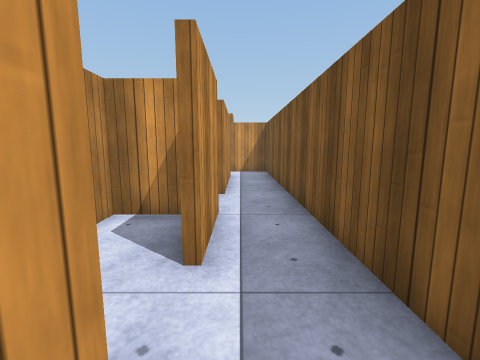
view 1 (above)

12 first-person views from a walk through a 3-D level made in the Unity game engine. The camera is 1.3 m above the floor, tilts 8° down and sees 90° across. The floor is counted in squares, 1 m on a side. Each view is taken from the middle of a square. On the plan, view 1 faces up. The plan holds only what a view shows up to about 12 squares ahead; the rest is blank. The player character is not drawn. Door leaves are left out, so doorways stand open. Surface patterns are stand-ins for the level's own textures.

view 2
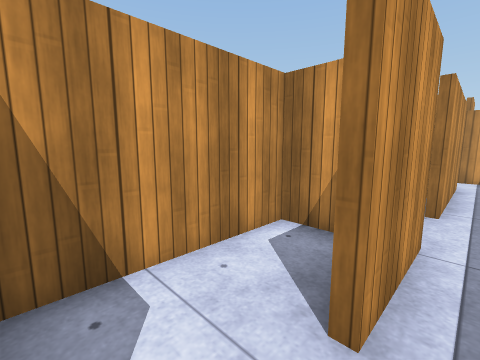

view 3
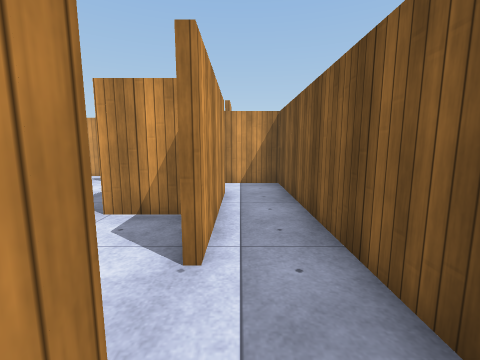

view 4
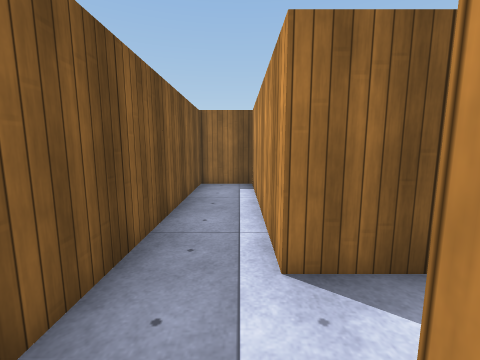

view 5
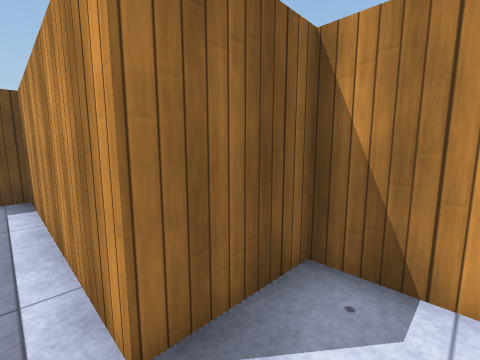

view 6
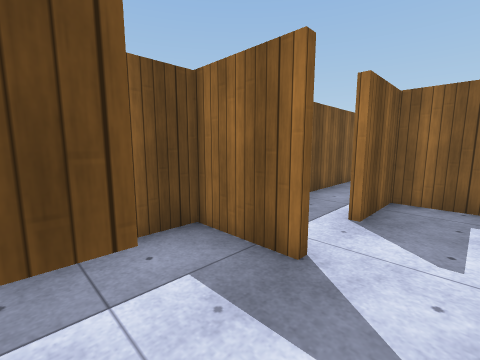

view 7
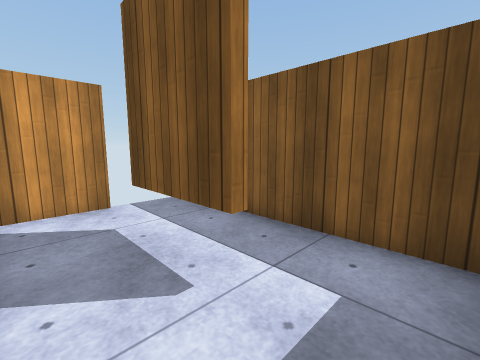

view 8
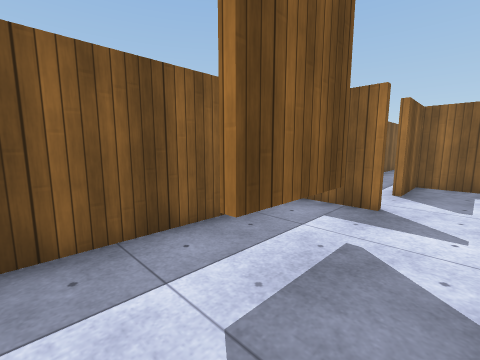

view 9
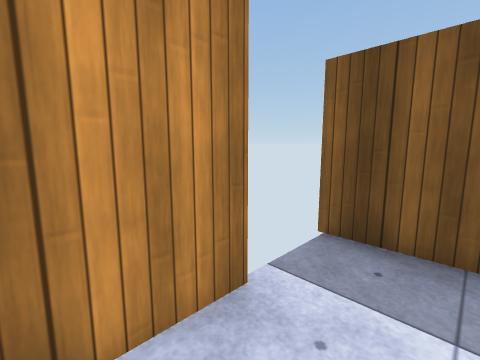

view 10
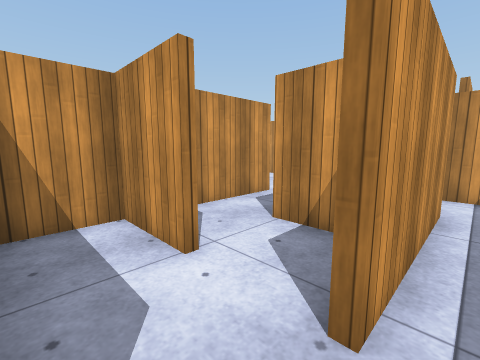

view 11
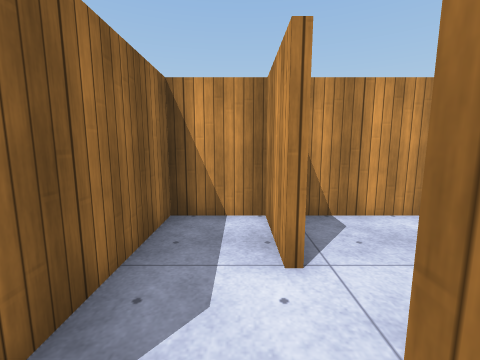

view 12
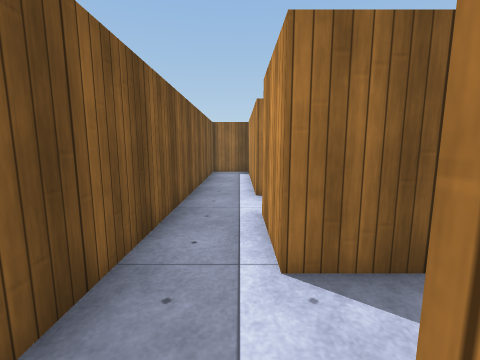

### Floor plan
Points are (right, up) in squares from view 1. A wall is a line through its corners. A room is listed if a view was taken in it or the views show most of it. See-through windows are left out.
Room 1 (views 1, 2, 3, 4, 5, 7, 10, 11, 12)
walls: (-1.4, 4.7) (-0.4, 4.7) (-0.4, 2.4); (-2.1, 8.7) (-0.6, 8.7) (-0.6, 10.8); (-0.4, 10.8) (-0.4, 6.4); (-0.8, 12.7) (1.4, 12.7) (1.4, 14.4); (-1.4, 0.7) (-0.4, 0.7) (-0.4, -5.3) (1.4, -5.3) (1.4, 12.5) (-0.6, 12.5)
ways out: opening at (-2, 15.5) to room 2; opening at (0, 15.5) to room 3; opening at (-1, 2) to room 4; opening at (-1, 6) to room 6
Room 2 (views 6, 8, 9)
walls: (-0.4, 18.5) (-2.1, 18.5); (-0.6, 14.4) (-0.6, 16.8)
ways out: opening at (-2, 15.5) to room 1; opening at (-1, 17) to room 3; open door at (0.5, 18.5) to room 3
Room 3 (no view inside)
walls: (1.4, 14.4) (1.4, 18.8)
ways out: opening at (0, 15.5) to room 1; opening at (-1, 17) to room 2; open door at (0.5, 18.5) to room 2
Room 4 (no view inside)
walls: (-1, 4.5) (-2.4, 4.5) (-2.4, 0.7) (-1.4, 0.7)
ways out: opening at (-1, 2) to room 1
Room 5 (no view inside)
walls: (-0.8, 8.5) (-2.6, 8.5)
ways out: opening at (-2, 7) to room 6; opening at (-3, 8)
Room 6 (no view inside)
walls: (-2.4, 6.5) (-4.4, 6.5) (-4.4, 4.7) (-1.4, 4.7)
ways out: opening at (-1, 6) to room 1; opening at (-2, 7) to room 5

Positions as (right, up) in squares from view 1, and headings:
1: (0, 0), facing up
2: (0, 1), facing up-left
3: (0, 4), facing up
4: (0, 3), facing down
5: (0, 2), facing down-left
6: (-2, 15), facing down-right
7: (-2, 13), facing up-right
8: (-2, 18), facing down-right
9: (-2, 17), facing up-right
10: (0, 5), facing up-left
11: (0, 6), facing left
12: (0, 7), facing down
